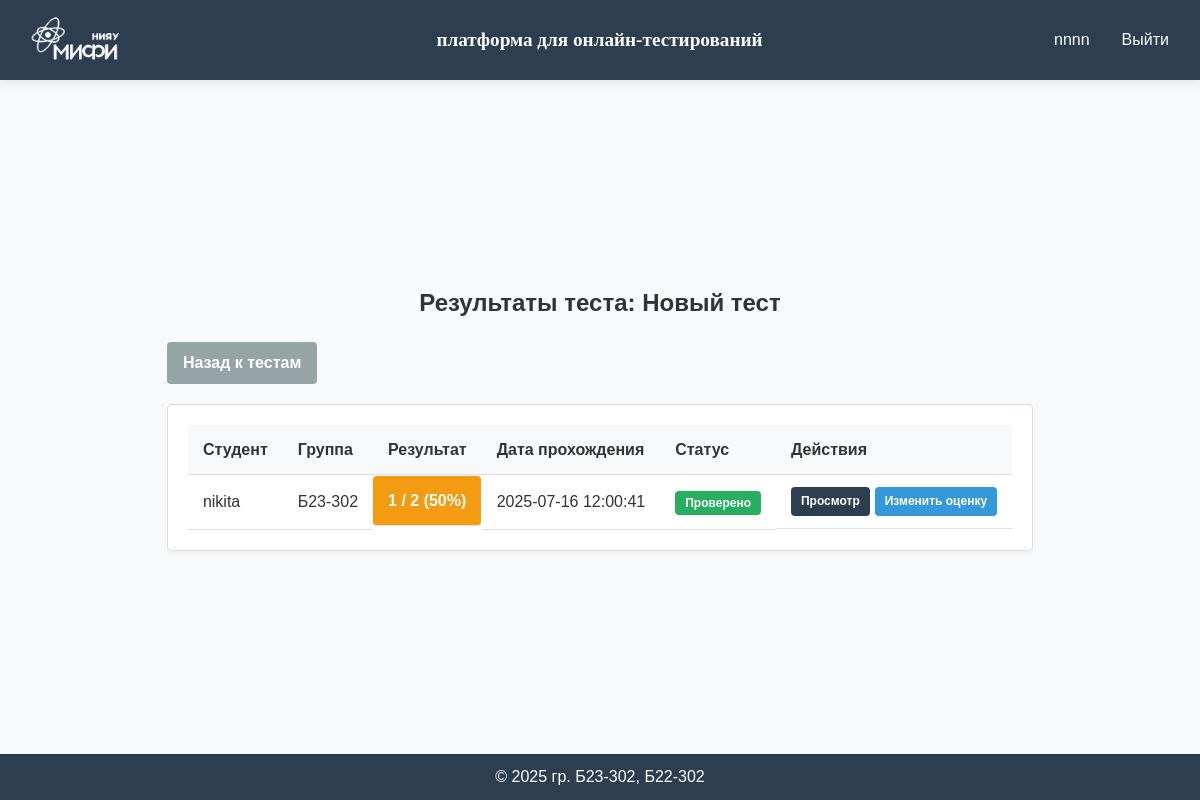
/test-results/1 (signed in), run on an earlier commit of the app's database.
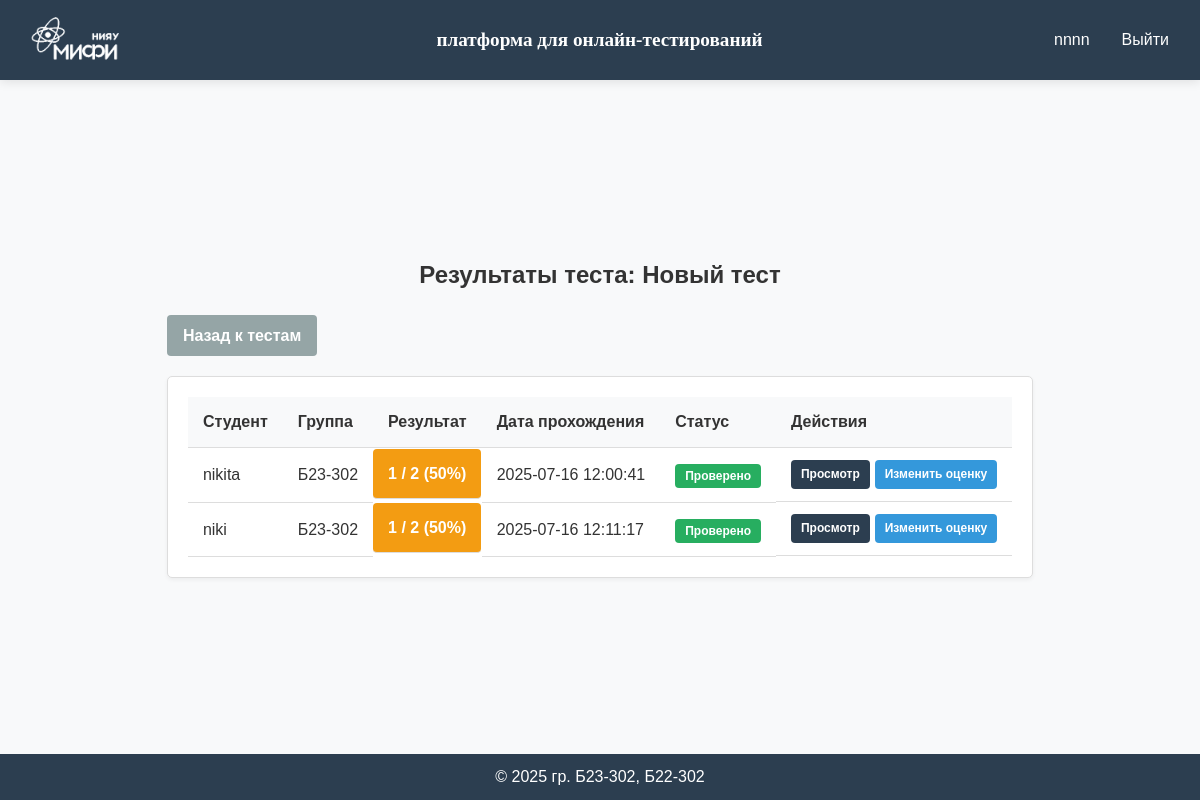
And on a later commit of the database.
### app/models.py (models this page shows, shortened)
class User(db.Model, UserMixin):
    id = db.Column(db.Integer, primary_key=True)
    username = db.Column(db.String(80), unique=True, nullable=False)
    password_hash = db.Column(db.String(128), nullable=False)
    role = db.Column(db.String(20), nullable=False, default='user')
    group = db.Column(db.String(7), default="")

### app/creating_tests/routes.py (the view)
@creating_tests_bp.route('/test-results/<int:test_id>', methods=['GET'])
@login_required
@admin_required
def test_results(test_id):
    test = Test.query.get_or_404(test_id)
    if test.test_author != current_user.username:
        flash('У вас нет доступа к результатам этого теста.', 'danger')
        return redirect(url_for('creating_tests.my_tests'))
    results = TestResult.query.filter_by(test_id=test_id).all()
    test_info = json.loads(test.test_info)
    test_name = test_info.get('name', 'Без названия')
    results_data = []
    for result in results:
        try:
            student = User.query.get(result.student_id)
            result_data = json.loads(result.test_result)
            results_data.append({
                'id': result.id,
                'student_name': student.username if student else 'Неизвестный',
                'student_group': student.group if student else '',
                'score': result_data.get('score', 0),
                'total': result_data.get('total', 0),
                'percentage': result_data.get('percentage', 0),
                'completed_at': result_data.get('completed_at', ''),
                'is_graded': result.is_graded,
                'graded_by': result.graded_by,
                'graded_at': result.graded_at.strftime('%Y-%m-%d %H:%M:%S') if result.graded_at else None
            })
        except Exception as e:
            print(f"Error parsing result {result.id}: {str(e)}")
    return render_template('creating_tests/test_results.html',
                          test_id=test_id,
                          test_name=test_name,
                          results=results_data)

### app/creating_tests/routes.py (called while the page is built)
def admin_required(f):
    @wraps(f)
    def decorated_function(*args, **kwargs):
        if not current_user.is_authenticated or current_user.role != 'admin':
            flash('У вас нет доступа к этой странице. Требуются права администратора.', 'danger')
            return redirect(url_for('main.index'))
        return f(*args, **kwargs)
    return decorated_function

### app/models.py (called while the page is built)
@login_manager.user_loader
def load_user(user_id):
    return User.query.get(int(user_id))

### app/templates/creating_tests/test_results.html (shortened to what this page needs)
{% extends "base.html" %}
{% block content %}
<div class="test-results-container">
    <h1 class="page-title">Результаты теста: {{ test_name }}</h1>
    <div class="actions">
        <a href="{{ url_for('creating_tests.my_tests') }}" class="btn btn-secondary">Назад к тестам</a>
    </div>
    <div class="results-list">
        {% if results %}
            <table class="results-table">
                <thead>
                    <tr>
                        <th>Студент</th>
                        <th>Группа</th>
                        <th>Результат</th>
                        <th>Дата прохождения</th>
                        <th>Статус</th>
                        <th>Действия</th>
                    </tr>
                </thead>
                <tbody>
                    {% for result in results %}
                        <tr>
                            <td>{{ result.student_name }}</td>
                            <td>{{ result.student_group }}</td>
                            <td class="result-score {% if result.percentage >= 70 %}good-score{% elif result.percentage >= 40 %}average-score{% else %}poor-score{% endif %}">
                                {{ result.score }} / {{ result.total }} ({{ result.percentage }}%)
                            </td>
                            <td>{{ result.completed_at }}</td>
                            <td>
                                {% if result.is_graded %}
                                    <span class="status-badge graded" title="Проверено: {{ result.graded_by }}">Проверено</span>
                                {% else %}
                                    <span class="status-badge ungraded">Не проверено</span>
                                {% endif %}
                            </td>
                            <td class="actions-cell">
                                <a href="{{ url_for('pass_tests.view_result', result_id=result.id) }}" class="btn btn-primary btn-sm">Просмотр</a>
                                <a href="{{ url_for('creating_tests.grade_result', result_id=result.id) }}" class="btn btn-info btn-sm">
                                    {% if result.is_graded %}Изменить оценку{% else %}Проверить{% endif %}
                                </a>
                            </td>
                        </tr>
                    {% endfor %}
                </tbody>
            </table>
        {% else %}
            <div class="no-results">
                <p>Пока никто не прошел этот тест.</p>
                <p>Результаты появятся здесь после прохождения теста студентами.</p>
            </div>
        {% endif %}
    </div>
</div>
{% endblock %}

### app/templates/base.html (shortened to what this page needs)
<!DOCTYPE html>
<html lang="ru">
<head>
    <link rel="stylesheet" href="{{ url_for('static', filename='css/style.css') }}">
</head>
<body>
    <div class="page-wrapper">
        <header class="header">
            <div class="container">
                <img src="{{ url_for('static', filename='images/logo-mini-without (1).png') }}" class="mephi"/>
                <a href="{{ url_for('main.index') }}" class="logo">платформа для онлайн-тестирований</a>
                <nav class="nav">
                    {% if current_user.is_authenticated %}
                        <span class="username">{{ current_user.username }}</span>
                        <a href="{{ url_for('auth.logout') }}" class="nav-link">Выйти</a>
                    {% else %}
                        <a href="{{ url_for('auth.login') }}" class="nav-link">Войти</a>
                        <a href="{{ url_for('auth.register') }}" class="btn btn-primary">Зарегистрироваться</a>
                    {% endif %}
                </nav>
            </div>
        </header>
        <main class="main-content">
            <div class="container">
                {% block content %}{% endblock %}
            </div>
        </main>
        <footer class="footer">
            <div class="container">
                <p>&copy; 2025 гр. Б23-302, Б22-302</p>
            </div>
        </footer>
    </div>
</body>
</html>

### app/static/css/style.css (style rules this page uses)
:root { --primary-color: #4a6bff; --secondary-color: #6c757d; --success-color: #28a745; --danger-color: #dc3545; --light-color: #f8f9fa; --dark-color: #2c3e50; --text-color: #333; --border-radius: 4px; --box-shadow: 0 2px 10px rgba(0, 0, 0, 0.1); --transition: all 0.3s ease; }
* { margin: 0; padding: 0; box-sizing: border-box; }
html, body { height: 100%; }
body { font-family: Helvetica; line-height: 1.6; color: var(--text-color); background-color: var(--light-color); display: flex; flex-direction: column; }
.page-wrapper { display: flex; flex-direction: column; min-height: 100vh; }
.header { background-color: var(--dark-color); color: white; padding: 10px 0; box-shadow: var(--box-shadow); position: sticky; top: 0; z-index: 100; }
.header .container { display: flex; justify-content: space-between; align-items: center; max-width: 1200px; margin: 0 auto; padding: 0 15px; }
.mephi { height: 60px; width: auto; }
.logo { color: white; font-size: 1.2rem; font-weight: bold; font-family: Verdana; text-decoration: none; margin-left: 10px; }
.nav { display: flex; align-items: center; gap: 1rem; }
.nav-link, .btn { color: white; text-decoration: none; padding: 0.5rem 1rem; border-radius: var(--border-radius); transition: var(--transition); }
.btn-primary { background-color: var(--primary-color); }
.main-content { flex: 1; display: flex; justify-content: center; align-items: center; padding: 20px; }
.footer { background-color: var(--dark-color); color: white; padding: 10px 0; text-align: center; }
.footer .container { max-width: 1200px; margin: 0 auto; padding: 0 15px; }

### app/templates/creating_tests/test_results.html (style rules this page uses)
.test-results-container { max-width: 900px; margin: 0 auto; padding: 20px 0; }
.page-title { font-size: 24px; margin-bottom: 20px; color: #333; text-align: center; }
.actions { margin-bottom: 20px; display: flex; justify-content: space-between; }
.results-list { background-color: white; border: 1px solid #ddd; border-radius: 5px; padding: 20px; box-shadow: 0 2px 4px rgba(0,0,0,0.05); }
.results-table { width: 100%; border-collapse: collapse; }
.results-table th, .results-table td { padding: 12px 15px; text-align: left; border-bottom: 1px solid #ddd; }
.results-table th { background-color: #f8f9fa; font-weight: bold; color: #333; }
.result-score { font-weight: bold; padding: 5px 10px; border-radius: 4px; display: inline-block; }
.average-score { background-color: #f39c12; color: white; }
.status-badge { padding: 5px 10px; border-radius: 4px; font-size: 12px; font-weight: bold; }
.status-badge.graded { background-color: #27ae60; color: white; }
.actions-cell { display: flex; gap: 5px; }
.btn { padding: 8px 16px; border-radius: 4px; font-weight: bold; cursor: pointer; text-decoration: none; display: inline-block; }
.btn-sm { padding: 5px 10px; font-size: 12px; }
.btn-primary { background-color: #2c3e50; color: white; }
.btn-info { background-color: #3498db; color: white; }
.btn-secondary { background-color: #95a5a6; color: white; }

What changed in the data, as far as the page shows it:
added User: student_name "niki", student_group "Б23-302"
Also different on the page:
new list line: "1 / 2 ( 50 %) 2025-07-16 12:11:17 Проверено Просмотр Изменить оценку"
